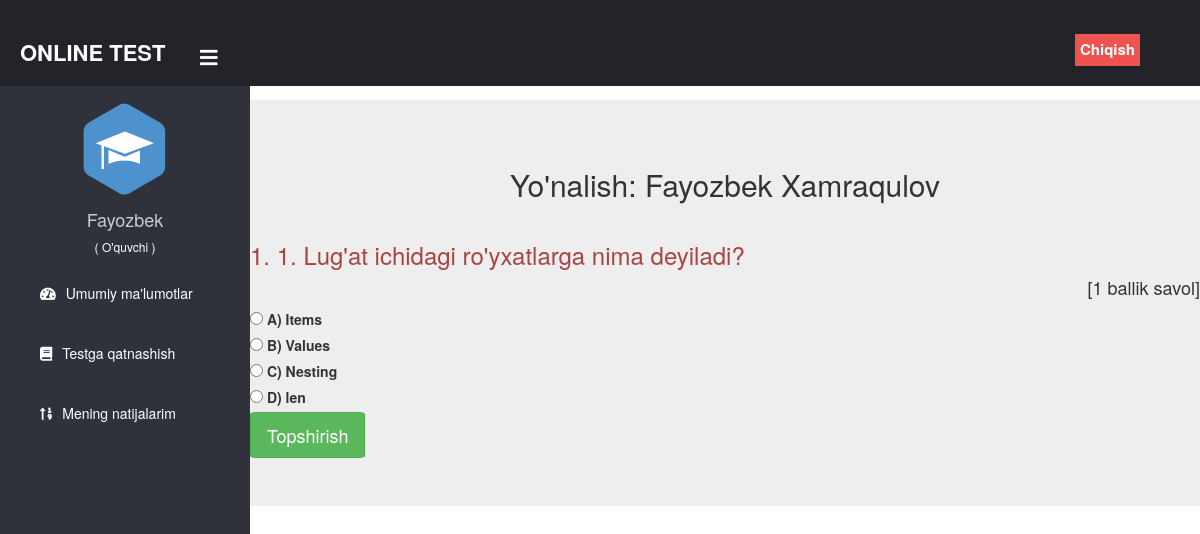
Page /student/start-exam/16 (signed in) on the committed database.
### exam/models.py (models this page shows, shortened)
class Course(models.Model):
   course_name = models.CharField(max_length=50)
   question_number = models.PositiveIntegerField()
   total_marks = models.PositiveIntegerField()

class Question(models.Model):
    course=models.ForeignKey(Course,on_delete=models.CASCADE)
    marks=models.PositiveIntegerField()
    question=models.CharField(max_length=600)
    option1=models.CharField(max_length=200)
    option2=models.CharField(max_length=200)
    option3=models.CharField(max_length=200)
    option4=models.CharField(max_length=200)
    cat=(('Option1','Option1'),('Option2','Option2'),('Option3','Option3'),('Option4','Option4'))
    answer=models.CharField(max_length=200,choices=cat)

### student/views.py (the view)
# urls.py: path('start-exam/<int:pk>', views.start_exam_view,name='start-exam'),
@login_required(login_url='studentlogin')
@user_passes_test(is_student)
def start_exam_view(request,pk):
    course=QMODEL.Course.objects.get(id=pk)
    questions=QMODEL.Question.objects.all().filter(course=course)
    if request.method=='POST':
        pass
    response= render(request,'student/start_exam.html',{'course':course,'questions':questions})
    response.set_cookie('course_id',course.id)
    return response

### student/views.py (called while the page is built)
def is_student(user):
    return user.groups.filter(name='STUDENT').exists()

### templates/student/start_exam.html (shortened to what this page needs)
{% extends 'student/studentbase.html' %}
{% block content %}
{% load static %}
<head>
  <link href="//netdna.bootstrapcdn.com/bootstrap/3.0.0/css/bootstrap.min.css" rel="stylesheet" id="bootstrap-css">
</head>
<div class="jumbotron my-4">
  <form class="form" autocomplete="off" onsubmit="return saveAns()"  action="/student/calculate-marks" method="POST">
    <h2 style="text-align: center;">Yo'nalish: {{course.course_name}}</h2>
    {% for q in questions %}
    <hr>
    <h3 class="text-danger">{{ forloop.counter }}. {{q.question}}</h3><h4 style="text-align: right;">[{{q.marks}} ballik savol]</h4>
          <div class="form-check mx-4">
            <input class="form-check-input" type="radio" name="{{ forloop.counter }}" id="{{q.option1}}" value="Option1">
            <label class="form-check-label" for="option1">
              {{q.option1}}
            </label>
          </div>
          <div class="form-check mx-4">
            <input class="form-check-input" type="radio" name="{{ forloop.counter }}" id="{{q.option2}}" value="Option2">
            <label class="form-check-label" for="option2">
              {{q.option2}}
            </label>
          </div>
          <div class="form-check mx-4">
            <input class="form-check-input" type="radio" name="{{ forloop.counter }}" id="{{q.option3}}" value="Option3">
            <label class="form-check-label" for="option3">
              {{q.option3}}
            </label>
          </div>
          <div class="form-check mx-4">
            <input class="form-check-input" type="radio" name="{{ forloop.counter }}" id="{{q.option4}}" value="Option4">
            <label class="form-check-label" for="option4">
              {{q.option4}}
            </label>
          </div>
        {% endfor %}
        <input class="btn btn-success btn-lg" style="border-radius: 5%;"  type="submit" value="Topshirish">
    </form>
  </div>
<br><br><br><br><br><br>
{% endblock content %}

### templates/student/studentbase.html (shortened to what this page needs)
<!DOCTYPE html>
{% load static %}
<html lang="uz" dir="ltr">
<head>
  <link rel="stylesheet" href="https://cdnjs.cloudflare.com/ajax/libs/font-awesome/5.12.1/css/all.min.css">
</head>
<body>
  <header>
    <label for="check">
      <i style="left: 200px;margin-top: 17px;"class="fas fa-bars" id="sidebar_btn"></i>
    </label>
    <div class="left_area">
      <h3>Online test</h3>
    </div>
    <div class="right_area">
      <a href="/logout" class="logout_btn" style="border-radius:0px;">Chiqish</a>
    </div>
  </header>
  <div class="sidebar">
    <center>
      <img src="{% static "img/student.png" %}" class="profile_image" alt="">
      <h4>{{request.user.first_name}}</h4>
      <h6 style="color: rgb(255, 255, 255);">( O'quvchi )</h6>
    </center>
    <a href="/student/student-dashboard"><i class="fas fa-tachometer-alt"></i><span>Umumiy ma'lumotlar</span></a>
    <a href="/student/student-exam"><i class="fas fa-book"></i><span>Testga qatnashish</span></a>
    <a href="/student/student-marks"><i class="fas fa-sort-numeric-up"></i><span>Mening natijalarim</span></a>
  </div>
  <div class="content">
    <br><br><br><br><br>
    {% block content %}
    {% endblock content %}
    <br><br><br>
  </div>
</body>
</html>

### templates/student/studentbase.html (style rules this page uses)
a:link { text-decoration: none; }
body { margin: 0; padding: 0; font-family: "Gill Sans", sans-serif;; }
header { position: fixed; background: #22242A; padding: 20px; width: 100%; z-index: 1; }
.left_area h3 { color: #fff; margin: 0px; text-transform: uppercase; font-size: 22px; font-weight: 900; }
.logout_btn { padding: 5px; background: #ef5350; text-decoration: none; float: right; margin-top: -30px; margin-right: 40px; border-radius: 2px; font-size: 15px; font-weight: 600; color: #fff; transition: 0.5s; }
.sidebar { background: #2f323a; margin-top: 70px; padding-top: 30px; position: fixed; left: 0; width: 250px; height: 100%; transition: 0.5s; transition-property: left; }
.sidebar .profile_image { width: 100px; height: 100px; border-radius: 100px; margin-bottom: 10px; }
.sidebar h4 { color: #ccc; margin-top: 0; }
.sidebar a { color: #fff; display: block; width: 100%; line-height: 60px; text-decoration: none; padding-left: 40px; box-sizing: border-box; transition: 0.5s; }
.sidebar i { padding-right: 10px; }
label #sidebar_btn { z-index: 1; color: #fff; position: fixed; cursor: pointer; left: 300px; font-size: 20px; margin: 5px 0; transition: 0.5s; transition-property: color; }
.content { margin-left: 250px; background-position: center; background-size: cover; height: 100vh; transition: 0.5s; }

### rows in the picture
Course: course_name "Fayozbek Xamraqulov"
Question: question "1. Lug'at ichidagi ro'yxatlarga nima deyiladi?", marks "1", option1 "A) Items", option2 "B) Values", option3 "C) Nesting", option4 "D) len"

### other values in the picture
{{ request.user.first_name }} "Fayozbek"
